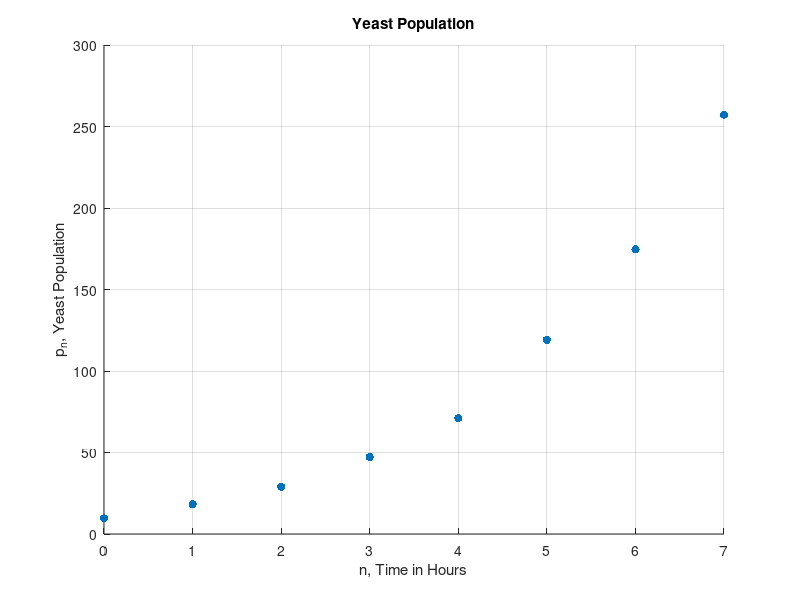
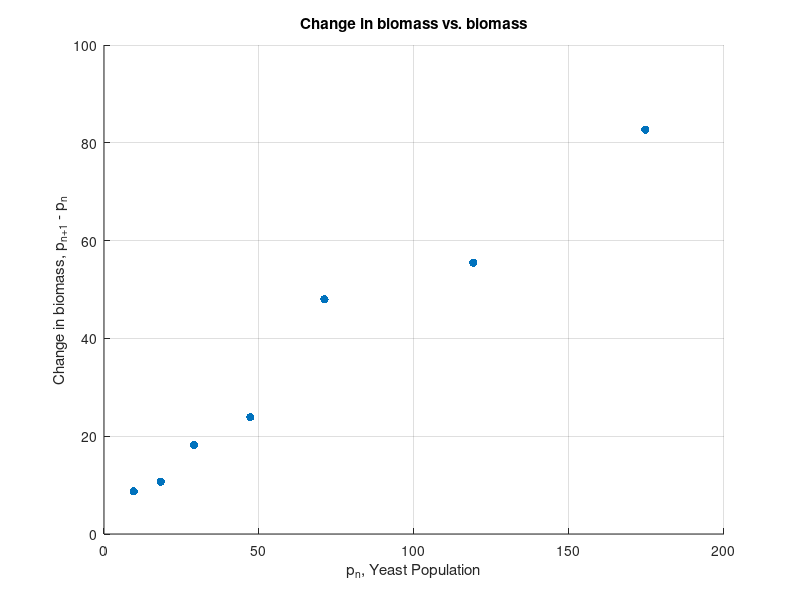

Reproduce these figures in MATLAB, in order.
clear all
n = 0:7; %time
p = [9.6 18.3 29 47.2 71.1 119.1 174.6 257.3]; %population

scatter(n, p, 'filled')
grid on
xlabel('n, Time in Hours')
ylabel('p_n, Yeast Population')
title('Yeast Population')

figure

change = diff(p);
scatter(p(1:end-1), change, 'filled')
grid on
xlabel('p_n, Yeast Population')
ylabel('Change in biomass, p_{n+1} - p_n')
title('Change in biomass vs. biomass')